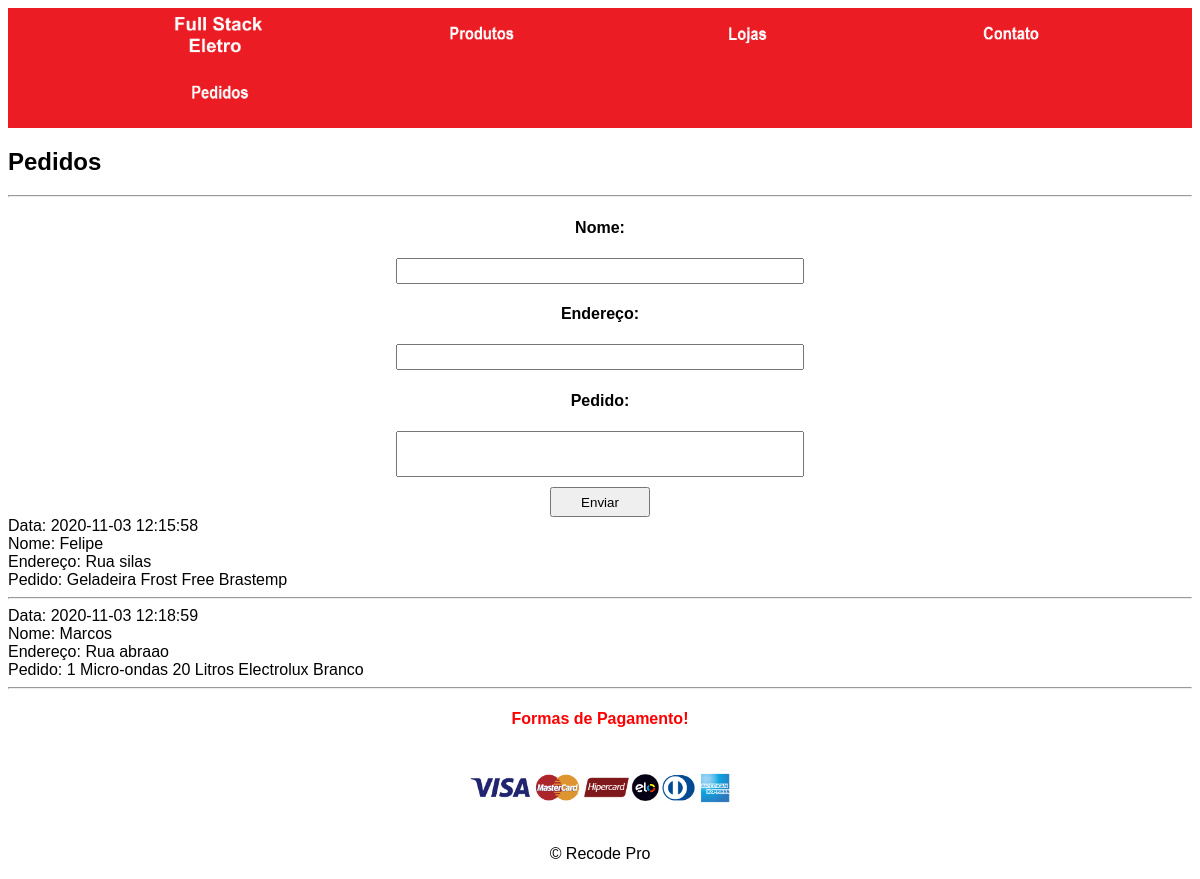
Page /PROJETO/Pedidos.php on the committed database.
### tables this page shows
CREATE TABLE `pedidos` (
  `id` int(11) NOT NULL AUTO_INCREMENT,
  `nome` varchar(100) NOT NULL,
  `endereco` varchar(300) NOT NULL,
  `pedido` varchar(300) NOT NULL,
  `data` datetime DEFAULT current_timestamp(),
  PRIMARY KEY (`id`)
);

### PROJETO/Pedidos.php (the view, shortened to what this page needs)
<?php
    $servername = "localhost";
    $username = "root";
    $password = "";
    $database = "full_stack_eletro";
    $conn = mysqli_connect($servername, $username, $password, $database);
?>
<!DOCTYPE html>
<html lang="pt-br">
<head>
    <?php
    echo '<link rel="stylesheet" href="../CSS/Estilo.css">';
    ?>
</head>
<body>
    <header>
        <h2>Pedidos</h2>
        <hr>
    </header>
    <form method="post" action="">
        <h4>Nome: </h4>
        <input class="inputNome" type="text" name="nome">
        <h4>Endereço: </h4>
        <input class="inputNome" name="endereco" type="textarea"><br>
        <h4>Pedido: </h4>
        <input class="textoArea" name="pedido" type="textarea"><br>
        <input class="botao" type="submit" value="Enviar">
    </form>
    <?php
        $sql = "select * from pedidos";
        $result = $conn->query($sql);
    if($result->num_rows > 0){
        while($rows = $result->fetch_assoc()){
            echo "Data: ", $rows['data'], "<br>";
            echo "Nome: ", $rows['nome'], "<br>";
            echo "Endereço: ", $rows['endereco'], "<br>";
            echo "Pedido: ", $rows['pedido'], "<br>";
            echo "<hr>";
         }
    }
        else {
            echo "Nenhum comentário ainda!";
    }
    ?>
    <footer class="divPagamentos">
        <h4>
           Formas de Pagamento!
        </h4>
        <img class="imgPagamentos" src="../IMG/pagamentos-bandeiras-01.png" alt="Formas de pagamento">
        <p>&copy; Recode Pro</p>
     </footer>
</body>
</html>

### CSS/Estilo.css (style rules this page uses)
body { font-family: Arial, Helvetica, sans-serif; }
.barraMenu { background-color: rgb(236, 28, 36); }
.barraMenu img { width: 100px; }
.barraMenu a { margin-left: 130px; padding-left: 30px; }
.divPagamentos { text-align: center; }
.divPagamentos h4 { color: red; }
.imgPagamentos { width: 25%; }
form { text-align: center; }
.inputNome { width: 400px; height: 20px; }
.textoArea { width: 400px; height: 40px; }
.botao { margin-top: 10px; width: 100px; height: 30px; }

### rows in the picture
pedidos: data "2020-11-03 12:15:58", nome "Felipe", endereco "Rua silas", pedido "Geladeira Frost Free Brastemp"
pedidos: data "2020-11-03 12:18:59", nome "Marcos", endereco "Rua abraao", pedido "1 Micro-ondas 20 Litros Electrolux Branco"
